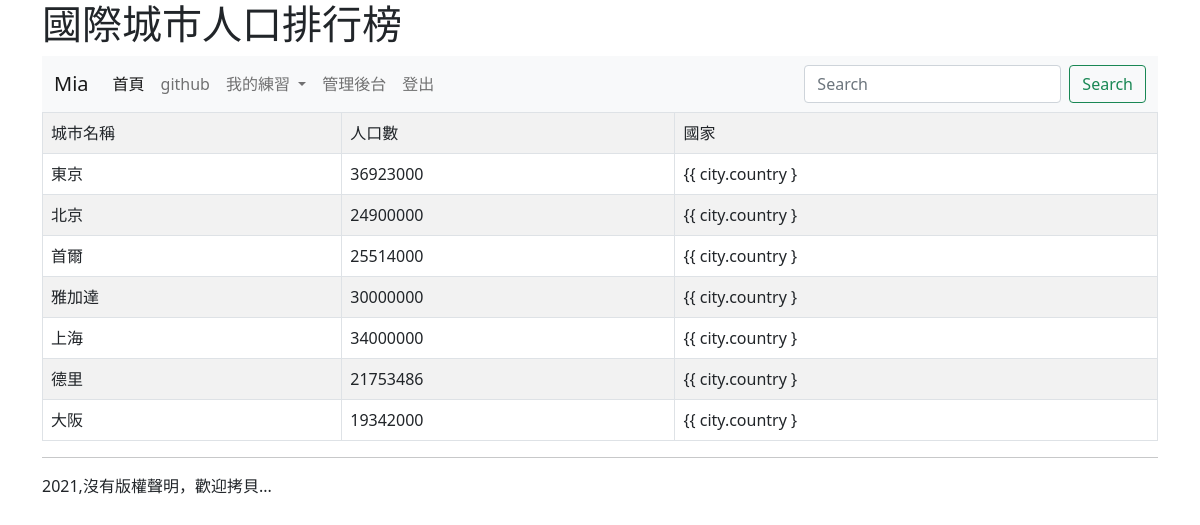
Page /rank/ (signed in) on the committed database.
### mysite/models.py (models this page shows, shortened)
class City(models.Model):
    name = models.CharField(max_length=10)
    population = models.PositiveIntegerField(default=0)
    country = models.ForeignKey(Country, on_delete=models.CASCADE)

### mysite/views.py (the view)
# urls.py: path('rank/', rank),
def rank(request):
	cities = City.objects.all()
	return render(request, "rank.html", locals())

### templates/rank.html (shortened to what this page needs)
{% extends "base.html" %}
{% block headmessage %}<h1>國際城市人口排行榜</h1> {% endblock %}
{% block content %}
<table class= 'table table-striped table-bordered'>
	<tr><td>城市名稱</td><td>人口數</td><td>國家</td></tr>
{% for city in cities %}
	<tr>
		<td>{{ city.name }}</td>
		<td>{{ city.population }}</td>
		<td>{{ city.country }</td>
	</tr>
{% endfor %}
</table>
{% endblock %}

### rows in the picture
City: name "東京", population "36923000"
City: name "北京", population "24900000"
City: name "首爾", population "25514000"
City: name "雅加達", population "30000000"
City: name "上海", population "34000000"
City: name "德里", population "21753486"
City: name "大阪", population "19342000"
